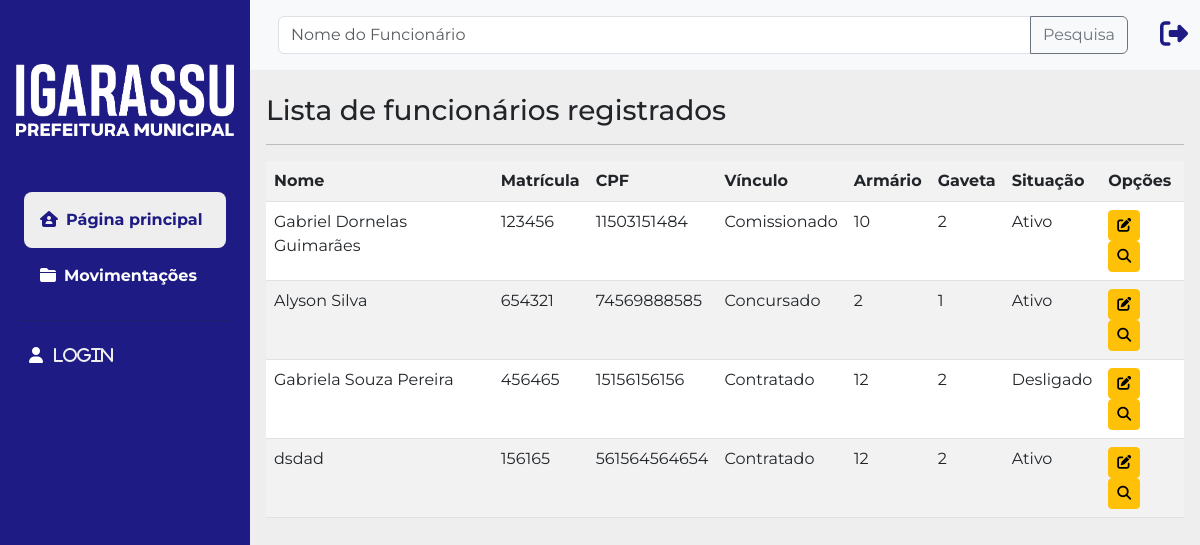
Before: / with the older database file.
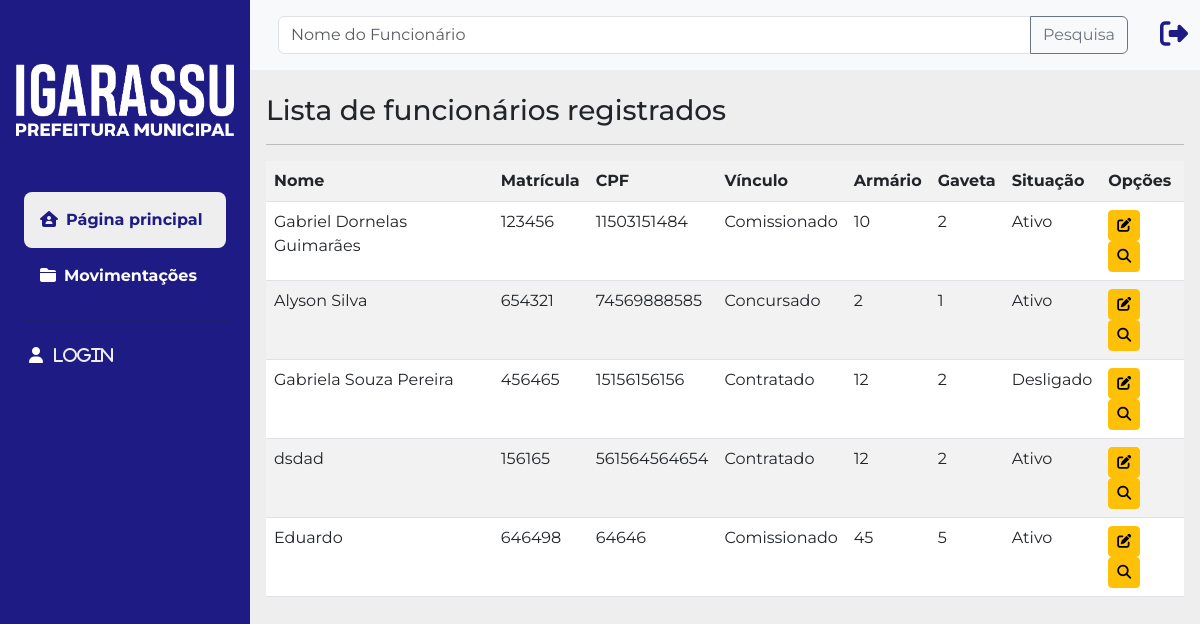
After: the same page with the newer database file.
### cadastros/models.py (models this page shows, shortened)
class Funcionario(models.Model):
    VINCULO_CHOICES = (
        ('C', 'Comissionado'),
        ('CO', 'Contratado'),
        ('CN', 'Concursado'),
    )
    nome = models.CharField(max_length=50)
    matricula = models.CharField(max_length=6, verbose_name="Matrícula")
    cpf = models.IntegerField(verbose_name="CPF", max_length=11)
    vinculo = models.CharField(max_length=12, verbose_name="Vínculo", choices=VINCULO_CHOICES)
    armario = models.IntegerField(verbose_name="Armário")
    gaveta = models.IntegerField(verbose_name="Gaveta")
    situacao = models.BooleanField(default=True, help_text="Marcado para Ativo. ")

### cadastros/views.py (the view)
# urls.py: path('', FuncionarioList.as_view(), name="listar-funcionario"),
class FuncionarioList(ListView):
    model = Funcionario
    template_name = 'cadastros/listas/index.html'
    def get_queryset(self):
        txt_nome = self.request.GET.get('nome', '')
        funcionario = Funcionario.objects.filter(nome__icontains=txt_nome)
        return funcionario

### cadastros/templates/cadastros/listas/index.html (shortened to what this page needs)
{% extends 'paginas/modelo.html' %}
{% load static %}
{% block conteudo %}
<h3>Lista de funcionários registrados</h3>
<hr>
<div class="table-responsive">
    <table class="table table-striped">
        <tr>
            <th>Nome</th>
            <th>Matrícula</th>
            <th>CPF</th>
            <th>Vínculo</th>
            <th>Armário</th>
            <th>Gaveta</th>
            <th>Situação</th>
            <th>Opções</th>
        </tr>
        {% for funcionario in object_list %}
        <tr>
            <td>{{ funcionario.nome }}</td>
            <td>{{ funcionario.matricula }}</td>
            <td>{{ funcionario.cpf }}</td>
            <td>{{ funcionario.get_vinculo_display }}</td>
            <td>{{ funcionario.armario }}</td>
            <td>{{ funcionario.gaveta }}</td>
            <td>
                {% if funcionario.situacao %}
                    Ativo
                {% else %}
                    Desligado
                {% endif %}
            </td>
            <td>
                <a href="{% url 'editar-funcionario' funcionario.pk %}" class="btn btn-warning btn-sm" title="Editar"><i class="fa-solid fa-pen-to-square"></i></a>
                <button class="btn btn-warning btn-sm rastrear-btn" data-nome="{{ funcionario.nome }}" data-setor="{% for movimentacao in funcionario.movimentacao_set.all %}{{ movimentacao.setor }}{% endfor %}"><i class="fa-solid fa-magnifying-glass"></i></button>
            </td>
        </tr>
        {% empty %}
        <tr>
            <td colspan="8">Nenhum campo registrado</td>
        </tr>
        {% endfor %}
    </table>
</div>
{% endblock %}

Changed rows visible on the page:
added Funcionario: nome "Eduardo", matricula "646498", cpf "64646", vinculo "Comissionado", armario "45", gaveta "5", situacao "Ativo"
